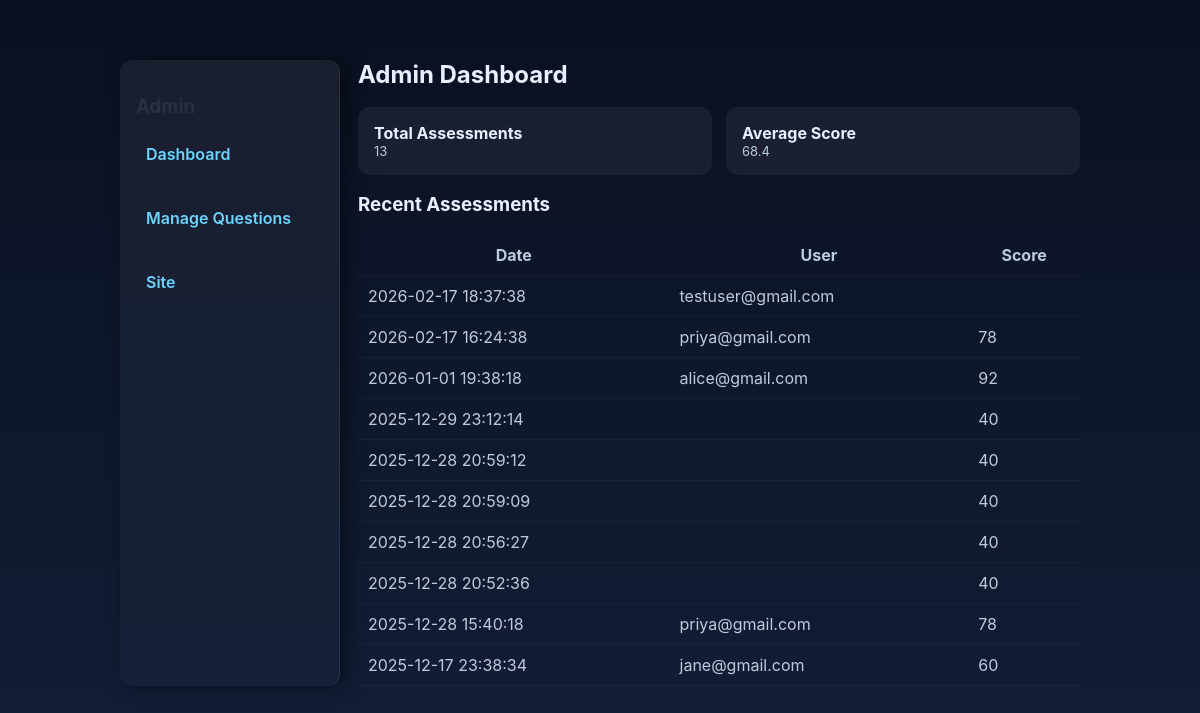
Screenshot of /admin.php (signed in) with the database file from the repository.
### tables this page shows
CREATE TABLE `sleep_assessments` (
  `id` int(11) NOT NULL,
  `user_id` int(11) NOT NULL,
  `sleep_time` time NOT NULL,
  `wake_time` time NOT NULL,
  `time_to_sleep` int(11) NOT NULL,
  `interruptions` int(11) NOT NULL,
  `sleep_quality` int(11) NOT NULL,
  `stress_level` int(11) NOT NULL,
  `dream_quality` varchar(50) NOT NULL,
  `date_taken` datetime NOT NULL DEFAULT current_timestamp(),
  `created_at` datetime DEFAULT current_timestamp()
);

CREATE TABLE `users` (
  `id` int(11) NOT NULL,
  `username` varchar(100) DEFAULT NULL,
  `email` varchar(150) NOT NULL,
  `role` varchar(20) NOT NULL DEFAULT 'user',
  `password` varchar(255) NOT NULL,
  `created_at` timestamp NOT NULL DEFAULT current_timestamp()
);

CREATE TABLE `sleep_results` (
  `user_id` int(11) NOT NULL,
  `sleep_score` int(11) NOT NULL,
  `sleep_quality` varchar(20) NOT NULL,
  `recommendation` text NOT NULL,
  `created_at` datetime DEFAULT current_timestamp()
);

### admin.php (the view, shortened to what this page needs)
<?php
require 'db.php';
$total = $pdo->query("SELECT COUNT(*) FROM sleep_assessments")->fetchColumn();
$avg = $pdo->query("SELECT AVG(sleep_score) FROM sleep_results")->fetchColumn();
$recent = $pdo->query("
  SELECT a.created_at, r.sleep_score, a.user_id
  FROM sleep_assessments a
  LEFT JOIN sleep_results r ON a.user_id = r.user_id
  ORDER BY a.created_at DESC
  LIMIT 10
")->fetchAll();
?>
<!doctype html>
<html>
  <head>
    <link rel="stylesheet" href="style.css">
  </head>
<body>
  <div class="container">
    <div class="content-row">
      <div class="admin-sidebar">
        <h3>Admin</h3>
        <a href="index.php">Dashboard</a><br>
        <a href="questions.php">Manage Questions</a><br>
        <a href="../index.php">Site</a>
      </div>
      <div style="flex:1">
        <h2>Admin Dashboard</h2>
        <div class="card-row">
          <div class="info-card">
            <strong>Total Assessments</strong><div class="small"><?=$total?></div>
          </div>
          <div class="info-card">
            <strong>Average Score</strong><div class="small"><?=round($avg,1)?></div>
          </div>
        </div>
        <h3 style="margin-top:18px">Recent Assessments</h3>
        <table class="table">
          <thead><tr><th>Date</th><th>User</th><th>Score</th></tr></thead>
          <tbody>
            <?php foreach($recent as $r): ?>
              <tr>
                <td><?=$r['created_at']?></td>
                <td><?php
                  if($r['user_id']){
                    $u = $pdo->prepare("SELECT email FROM users WHERE id=?");
                    $u->execute([$r['user_id']]);
                    $nm = $u->fetchColumn();
                    echo htmlspecialchars($nm);
                  } else echo 'Guest';
                ?></td>
                <td><?= $r['sleep_score'] ?></td>
              </tr>
            <?php endforeach; ?>
          </tbody>
        </table>
      </div>
    </div>
  </div>
</body></html>

### style.css (style rules this page uses)
:root { --bg1: #0b1020; --bg2: #12203a; --card: rgba(255,255,255,0.06); --accent: #6dd3ff; --glass: rgba(255,255,255,0.06); --muted: #bfcbdc; }
* { box-sizing:border-box; font-family:Inter, Poppins, Arial, sans-serif; }
body { margin:0; background:linear-gradient(180deg,var(--bg1),var(--bg2)); color:#e6f0ff; min-height:100vh; }
.container { max-width:1000px; margin:40px auto; padding:20px; }
h1,h2 { margin:0 }
.card-row { display:flex; gap:14px; margin-top:18px; }
.info-card { flex:1; padding:16px; border-radius:12px; background:var(--card); backdrop-filter: blur(6px); }
.table { width:100%; border-collapse:collapse; }
.table th,.table td { padding:10px; border-bottom:1px solid rgba(255,255,255,0.04); color:var(--muted); }
.small { font-size:13px; color:#b9cbe0; }
.content-row { display:flex; gap:18px; }
.admin-sidebar { width:220px; padding:16px; border-radius:12px; background:linear-gradient( 180deg, rgba(255,255,255,0.06), rgba(255,255,255,0.02) ); color:rgba(255,255,255,0.08); border-right:1px solid rgba(255,255,255,0.08); box-shadow:6px 0 20px rgba(0,0,0,0.45); }
.admin-sidebar a { display:block; padding:8px 10px; margin:4px 0; border-radius:8px; color:var(--accent); text-decoration:none; font-weight:600; transition:.25s; }

### rows the page displays
sleep_assessments: created_at "2026-02-17 18:37:38", user.email "testuser@gmail.com"
sleep_assessments: created_at "2026-02-17 16:24:38", user.email "priya@gmail.com", sleep_results.sleep_score "78"
sleep_assessments: created_at "2026-01-01 19:38:18", user.email "alice@gmail.com", sleep_results.sleep_score "92"
sleep_assessments: created_at "2025-12-29 23:12:14", sleep_results.sleep_score "40"
sleep_assessments: created_at "2025-12-28 20:59:12", sleep_results.sleep_score "40"
sleep_assessments: created_at "2025-12-28 20:59:09", sleep_results.sleep_score "40"
sleep_assessments: created_at "2025-12-28 20:56:27", sleep_results.sleep_score "40"
sleep_assessments: created_at "2025-12-28 20:52:36", sleep_results.sleep_score "40"
sleep_assessments: created_at "2025-12-28 15:40:18", user.email "priya@gmail.com", sleep_results.sleep_score "78"
sleep_assessments: created_at "2025-12-17 23:38:34", user.email "jane@gmail.com", sleep_results.sleep_score "60"

### other values shown
$total "13"
$avg "68.4"
